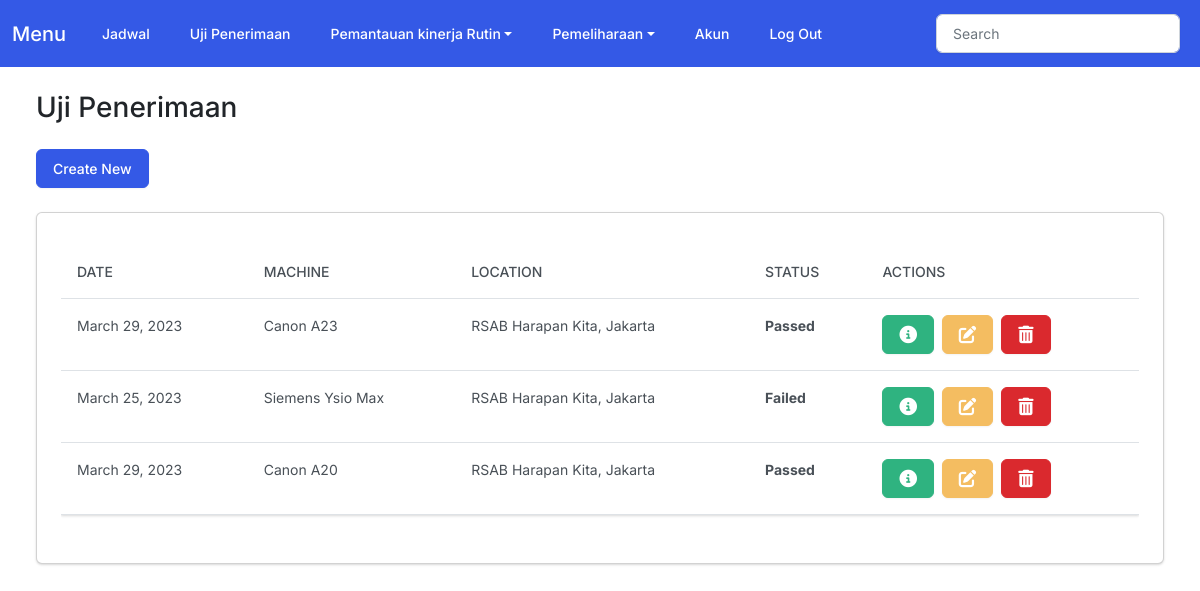
/home_penerimaan (signed in), run on the app's committed database.
### myapp/models.py (models this page shows)
class Penerimaan(models.Model):
    user = models.ForeignKey(User, on_delete=models.CASCADE, null=True)
    task_date = models.DateField(null=True)
    machine = models.CharField(max_length=150)
    location = models.CharField(max_length=150)
    is_passed = models.BooleanField('passed', default=False)
    is_failed = models.BooleanField('failed', default=False)

### myapp/views.py (the view)
# urls.py: path('home_penerimaan', views.home_penerimaan, name='home_penerimaan'),
@login_required
def home_penerimaan(request):
    penerimaan = Penerimaan.objects.filter(user=request.user)
    return render(request, 'myapp/penerimaan.html', {
        'penerimaan': penerimaan
    })

### myapp/templates/myapp/penerimaan.html (shortened to what this page needs)
{% extends 'myapp/base.html' %}
{% block body %}
<h3 class="m-4">Uji Penerimaan</h3>
<div class="row">
    <div class="col-12">
        <a href="{% url 'add_penerimaan' %}" class="btn btn-primary ms-4 me-4 mb-4">Create New</a>
        {% if penerimaan %}
        <div class="card bg-secondary ms-4 me-4 mb-4">
            <div class="card-body">
                <p class="card-text">
                <div class="table-responsive">
                    <table class="table table-hover">
                        <thead>
                            <tr>
                                <th scope="col">Date</th>
                                <th scope="col">Machine</th>
                                <th scope="col">Location</th>
                                <th scope="col">Status</th>
                                <th scope="col">Actions</th>
                            </tr>
                        </thead>
                        <tbody class="myTable">
                            {% for penerimaan in penerimaan %}
                            <tr>
                                <td>{{penerimaan.task_date}}</td>
                                <td>{{penerimaan.machine}}</td>
                                <td>{{penerimaan.location}}</td>
                                <td> {% if penerimaan.is_passed %}
                                    <strong>Passed</strong>
                                    {% elif penerimaan.is_failed %}
                                    <strong>Failed</strong>
                                    {% else %}
                                    <strong>Pending</strong>
                                    {% endif %}
                                </td>
                                <td>
                                    <button type="button" class="btn btn-success me-1"
                                        href="{% url 'view_penerimaan' penerimaan.id %}" data-bs-toggle="modal"
                                        data-bs-target="#myModal{{penerimaan.id}}">
                                        </button>
                                    <a href="{% url 'edit_penerimaan' penerimaan.id %}" class="btn btn-warning me-1"></a>
                                    <button class="btn btn-danger" data-bs-toggle="modal"
                                        data-bs-target="#delete_penerimaan{{penerimaan.id}}"></button>
                                </td>
                            </tr>
                            {% endfor %}
                        </tbody>
                    </table>
                </div>
                </p>
            </div>
        </div>
        {% else %}
        <h5 class="alert alert-primary ms-4 me-4">Belum ada Uji Penerimaan</h5>
        {% endif %}
    </div>
</div>
{% endblock %}

### data on the page
Penerimaan: task_date "March 29, 2023", machine "Canon A23", location "RSAB Harapan Kita, Jakarta", is_passed "Passed"
Penerimaan: task_date "March 25, 2023", machine "Siemens Ysio Max", location "RSAB Harapan Kita, Jakarta", is_passed "Failed"
Penerimaan: task_date "March 29, 2023", machine "Canon A20", location "RSAB Harapan Kita, Jakarta", is_passed "Passed"
